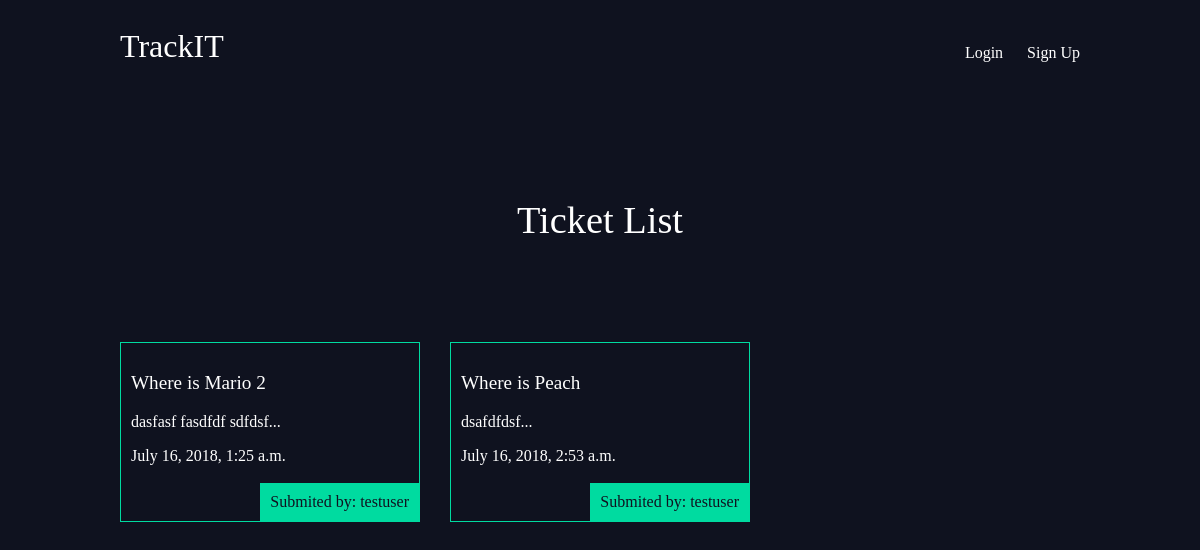
The app's page /, older data.
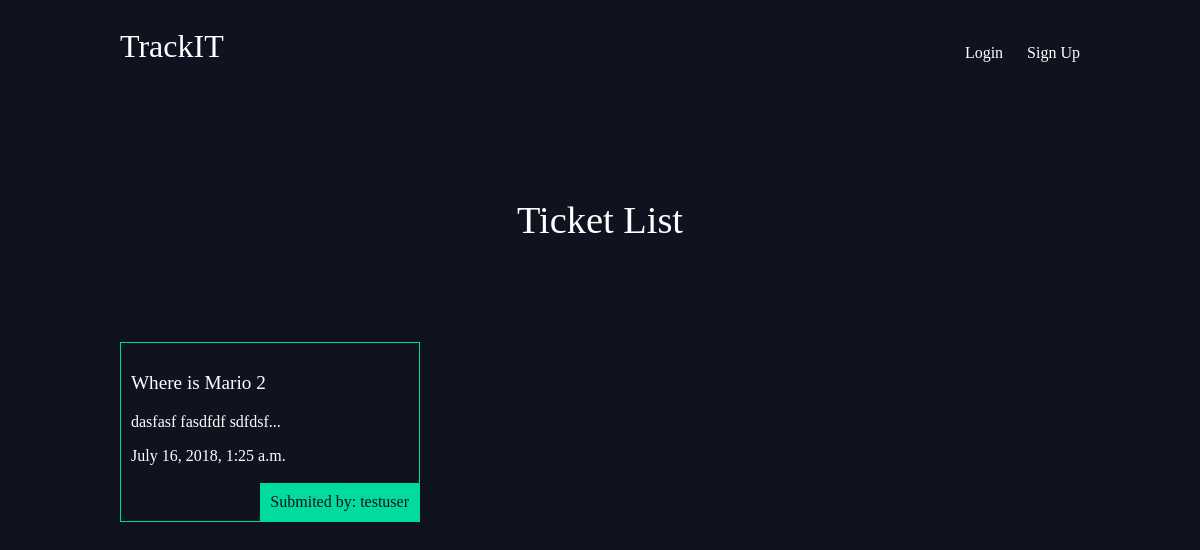
The same page, newer data.
### tickets/models.py (models this page shows, shortened)
class Tickets(models.Model):
    title = models.CharField(max_length=100)
    issueDescription = models.TextField()
    date = models.DateTimeField(auto_now_add=True)
    slug = models.SlugField(max_length=50, default="")
    attachment = models.ImageField(default='default.png', blank=True)
    resolved = models.BooleanField(default=False)
    reporter = models.ForeignKey(User,on_delete=models.DO_NOTHING,default=None)
    def ticketDescriptionSnippet(self):
        return self.issueDescription[:50] + "..."

### tickets/views.py (the view)
# urls.py: path('', ticket_views.ticket_list, name="home"),
def ticket_list(request):
    tickets_to_give = Tickets.objects.all().order_by('date')
    return render(request, 'tickets/ticket_list.html', {'myTickets':tickets_to_give})

### tickets/Templates/tickets/ticket_list.html
{% extends 'base_layout.html' %}
{% block uniqueContent %}
    <h1>Ticket List</h1>
    <div class="tickets">
      {% for issueTicket in myTickets %}
        {% if issueTicket.resolved == True %}
        {% else %}
          <div class="ticket">
              <h2><a href="{% url 'ticket_app:details' slug=issueTicket.slug %}">
                <p>{{ issueTicket.title }}</p>
              </a></h2>
              <p>{{ issueTicket.ticketDescriptionSnippet }}</p>
              <p>{{ issueTicket.date }}</p>
              <p class="reporter">Submited by: {{ issueTicket.reporter.username }}</p>
          </div>
        {% endif %}
      {% endfor %}
{% endblock %}

### Templates/base_layout.html (shortened to what this page needs)
{% load static from staticfiles %}
<!DOCTYPE html>
<html lang="en" dir="ltr">
  <head>
    <link rel="stylesheet" href="{% static 'style.css' %}">
  </head>
  <body>
    <header class="wrapper">
      <h1><a href="{% url 'home' %}">TrackIT</a></h1>
      <nav>
        <ul>
          {% if user.is_authenticated %}
            <li><a href="{% url 'ticket_app:myTickets' %}">My Tickets</a></li>
            <li>
              <form class="logout-link" action="{% url 'accounts_app:logout' %}" method="post">
                {% csrf_token %}
                <button type="submit">Log Out</button>
              </form>
            </li>
            <li><a href="{% url 'ticket_app:create' %}" class="highlight">Create Ticket</a></li>
          {% else %}
            <li><a href="{% url 'accounts_app:login' %}">Login</a></li>
            <li><a href="{% url 'accounts_app:signup' %}">Sign Up</a></li>
          {% endif %}
        </ul>
      </nav>
    </header>
      <div class="wrapper">
        {% block uniqueContent %}
        {% endblock %}
      </div>
  </body>
</html>

### assests/style.css (style rules this page uses)
body { background: #0f121f; }
body * { font-family: Ubuntu; }
h1, h2, h3, h4, h5 { font-weight: normal; margin: 0; color: #fff; }
p { color: #fff; }
a, a:hover, a:visited { color: #fff; text-decoration: none; }
.wrapper { max-width:960px; margin: 0 auto; }
div.wrapper h1 { text-align: center; margin: 100px auto; font-size: 2.4em; }
header { display: grid; grid-template-columns: 1fr 1fr; padding: 20px 0; }
nav { justify-self:end; }
nav li { display: inline-block; margin-left: 20px; }
.tickets { display: grid; grid-template-columns: 1fr 1fr 1fr; grid-gap: 30px; }
.ticket { padding :10px; border: 1px solid #00dba0; position: relative; padding-bottom:40px; }
.ticket h2 { font-size:1.2em; }
.ticket .reporter { padding: 10px; background: #00dba0; position: absolute; right:0; bottom: 0; margin: 0; color: #0f121f; }

Row changes from the older to the newer data that the page shows:
removed Tickets: title "Where is Peach", ticketDescriptionSnippet "dsafdfdsf...", date "July 16, 2018, 2:53 a.m.", reporter.username "testuser"
